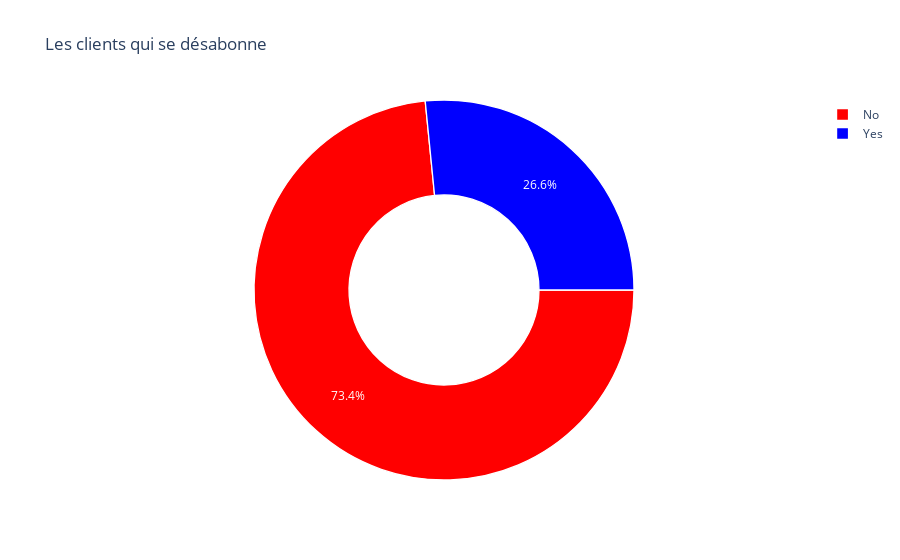

The cell this chart's notebook holds for it:
### Markdown cell above
#### Part des abonnées qui churn et qui reste

### Code cell
plt.figure(figsize=(12,10))
ax = sns.catplot(y="Churn", kind="count", data=df, height=5.6, aspect=2.5)
etique = df["Churn"].value_counts().keys().tolist()# pour l'étiquetage avec le curseur
valeur = df["Churn"].value_counts().values.tolist()# pour la valeur

trace = go.Pie(labels = etique ,
               values = valeur ,
               marker = dict(colors =  [ 'red' ,'blue'],
                             line = dict(color = "white",
                                         width =  1.3)
                            ),
               rotation = 90,
               hoverinfo = "label+value+text",
               hole = .5
              )
layout = go.Layout(dict(title = "Les clients qui se désabonne",
                        plot_bgcolor  = "rgb(255, 255, 255)",
                        paper_bgcolor = "rgb(255, 255, 255)",
                       )
                  )
data = [trace]
fig = go.Figure(data = data,layout = layout)
py.iplot(fig)

### Figure 1 — Plotly figure (JSON) as saved in the notebook; plotly's stock layout.template omitted (floating-point values rounded to 4 significant figures)
{"data": [{"hole": 0.5, "hoverinfo": "label+value+text", "labels": ["No", "Yes"], "marker": {"colors": ["red", "blue"], "line": {"color": "white", "width": 1.3}}, "rotation": 90, "type": "pie", "values": [5163, 1869]}], "layout": {"paper_bgcolor": "rgb(255, 255, 255)", "plot_bgcolor": "rgb(255, 255, 255)", "title": {"text": "Les clients qui se désabonne"}}}
